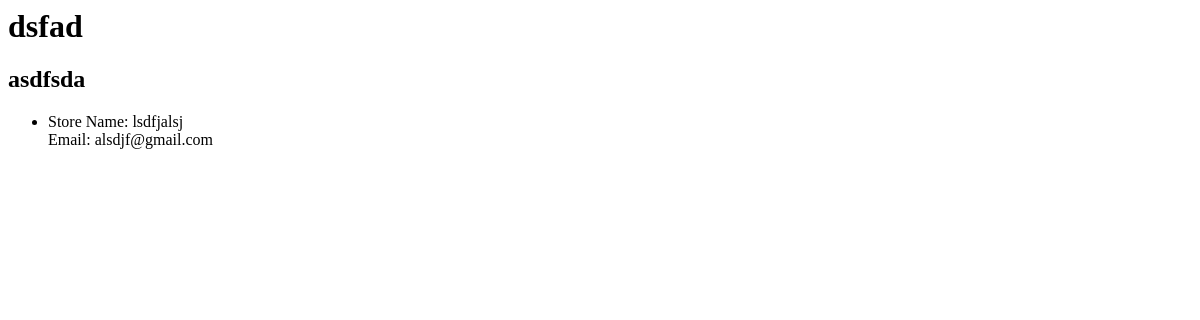
Before: /viewBook/4/ with the older database file.
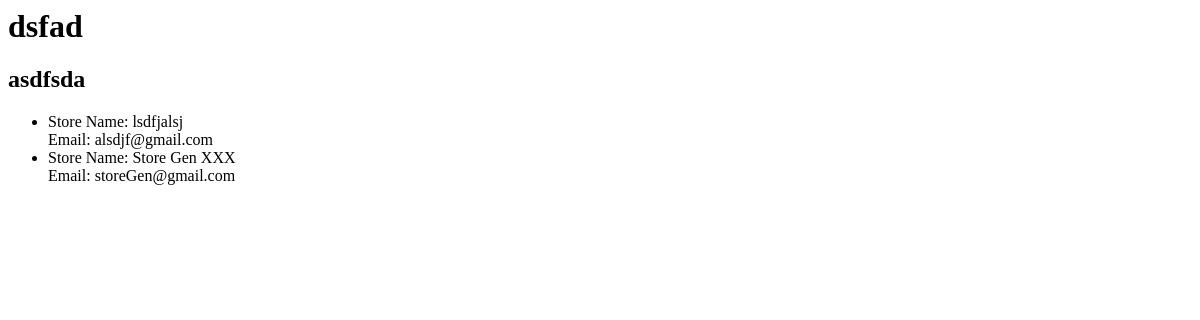
After: the same page with the newer database file.
### newApp/models.py (models this page shows)
class Book(models.Model):
    book_id = models.AutoField( primary_key = True)
    title = models.CharField(max_length = 50)
    author = models.CharField(max_length = 50)
    publisher = models.CharField(max_length = 50)
    genre = models.CharField(max_length = 20)
    year_of_publish = models.IntegerField()
    price = models.IntegerField()
    copies_sold = models.IntegerField()
    rating = models.IntegerField(null = True)

class Book_available(models.Model):
    book_id = models.ForeignKey(
        Book,
        on_delete= models.CASCADE
    )
    store_email = models.ForeignKey(
        Book_store,
        to_field = 'email',
        db_column = 'store_email',
        on_delete = models.CASCADE
    )
    no_of_copies = models.IntegerField()
    book_available_id = models.AutoField(primary_key = True)

class Book_store(models.Model):
    store_id = models.AutoField( primary_key = True)
    store_name = models.CharField(max_length = 100)
    email = models.EmailField(unique = True)
    password = models.CharField(max_length = 50)
    website = models.CharField(max_length = 50)
    phone_no = models.CharField(max_length = 10)
    rating = models.IntegerField()
    address_line1 = models.CharField(max_length = 100)
    address_line2 = models.CharField(max_length = 100)
    city = models.CharField(max_length = 50)
    district = models.CharField(max_length = 50)
    state = models.CharField(max_length = 50)
    zip_code = models.CharField(max_length = 6)

### newApp/views.py (the view)
# urls.py: path('viewBook/<int:book_id>/', views.viewBook, name= 'viewBook'),
def viewBook(request, book_id):
    sellers= Book_available.objects.filter(book_id = book_id)
    book = Book.objects.get(book_id = book_id)
    return render(request, 'users/viewBook.html', {'book': book, 'sellers': sellers})

### newApp/templates/users/viewBook.html
<h1>{{book.title}}</h1>
<h2>{{book.author}}</h2>
<ul>
{% for seller in sellers %}
    <li>
        Store Name: {{seller.store_email.store_name}} <br>
        Email: {{seller.store_email.email}}
    </li>
{% endfor %}
</ul>

Changed rows visible on the page:
added Book_available: store_email.store_name "Store Gen XXX", store_email.email "storeGen@gmail.com"
